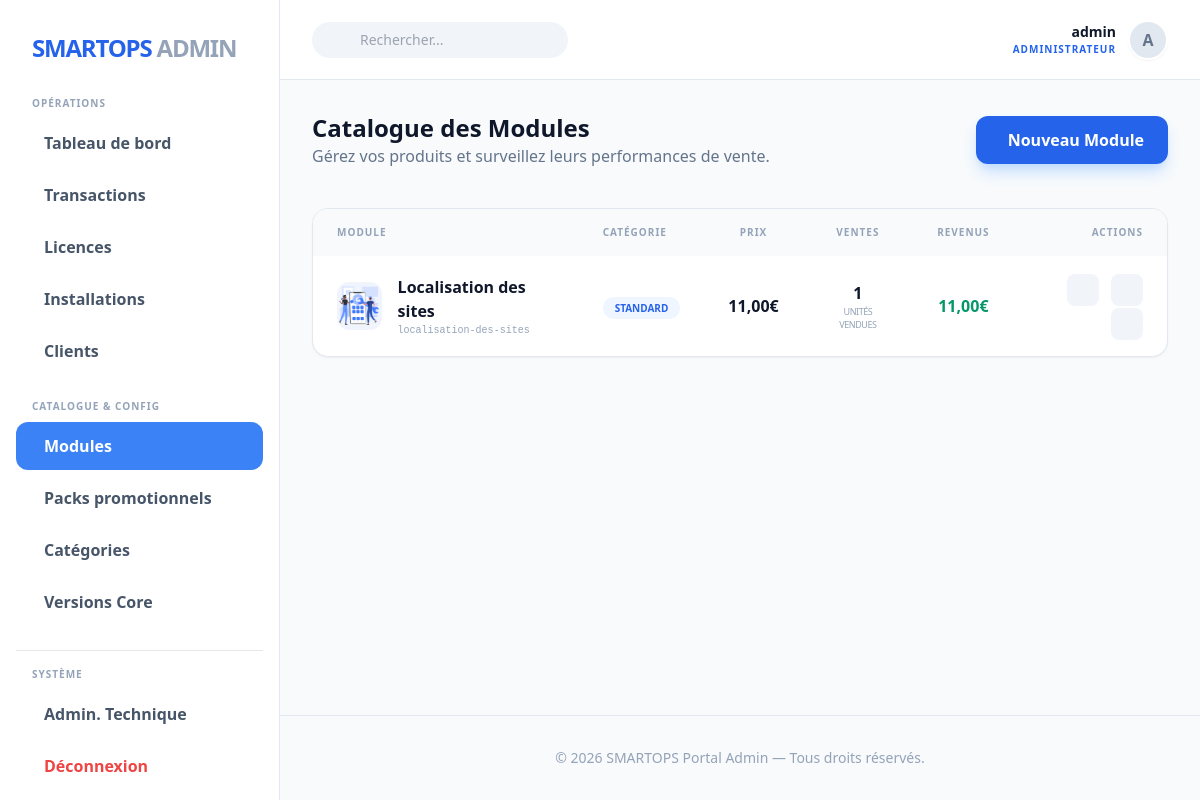
/fr/backoffice/modules/ (signed in), run on the app's committed database.
### users/models.py (models this page shows, shortened)
class User(AbstractUser):
    LANGUAGES = [
        ('fr', 'Français'),
        ('en', 'English'),
    ]
    language_preference = models.CharField(
        max_length=5,
        choices=LANGUAGES,
        default='fr',
        verbose_name="Langue préférée"
    )
    is_client = models.BooleanField(
        default=True,
        verbose_name="Est un client"
    )

### catalog/models.py (models this page shows, shortened)
class Module(models.Model):
    name = models.CharField(max_length=255, verbose_name="Nom du module")
    slug = models.SlugField(max_length=255, unique=True, help_text="Slug pour l'URL")
    category = models.ForeignKey(
        Category,
        on_delete=models.SET_NULL,
        null=True,
        related_name="modules",
        verbose_name="Catégorie"
    )
    short_description = models.TextField(
        max_length=500,
        verbose_name="Description courte",
        help_text="Affichée sur les cartes du catalogue."
    )
    description = models.TextField(verbose_name="Description complète")
    featured_image = models.ImageField(
        upload_to='modules/featured/',
        null=True,
        blank=True,
        verbose_name="Image de mise en avant"
    )
    price = models.DecimalField(
        max_digits=10,
        decimal_places=2,
        verbose_name="Prix (Paiement unique)"
    )
    is_active = models.BooleanField(default=True, verbose_name="Actif")
    created_at = models.DateTimeField(auto_now_add=True)
    updated_at = models.DateTimeField(auto_now=True)
    class Meta:
        verbose_name = "Module"
        verbose_name_plural = "Modules"

class Category(models.Model):
    name = models.CharField(max_length=100, verbose_name="Nom")
    slug = models.SlugField(max_length=100, unique=True, help_text="Slug unique pour la catégorie")
    icon = models.CharField(max_length=50, help_text="Emoji ou nom d'icône Lucide", default="📦")
    class Meta:
        verbose_name = "Catégorie"
        verbose_name_plural = "Catégories"

### backoffice/views.py (the view)
# urls.py: path('modules/', views.module_list, name='module_list'),
@user_passes_test(is_admin)
def module_list(request):
    modules = Module.objects.all().annotate(
        sales_count=Count('orderitem', filter=Q(orderitem__order__status='completed')),
        total_revenue=Sum('orderitem__price_at_purchase', filter=Q(orderitem__order__status='completed'))
    )
    context = {
        'modules': modules,
        'admin_name': request.user.username
    }
    return render(request, 'backoffice/modules.html', context)

### backoffice/views.py (called while the page is built)
def is_admin(user):
    return user.is_superuser

### templates/backoffice/modules.html (shortened to what this page needs)
{% extends "backoffice/base_backoffice.html" %}
{% load i18n %}
{% block content %}
<div class="mb-10 flex justify-between items-center">
    <div>
        <h2 class="text-2xl font-black text-slate-900">Catalogue des Modules</h2>
        <p class="text-slate-500">Gérez vos produits et surveillez leurs performances de vente.</p>
    </div>
    <a href="{% url 'backoffice:module_create' %}" class="bg-blue-600 text-white px-6 py-3 rounded-xl font-bold flex items-center gap-2 hover:bg-blue-700 shadow-lg shadow-blue-200 transition">
        Nouveau Module
    </a>
</div>
<div class="bg-white rounded-2xl border border-slate-200 shadow-sm overflow-hidden">
    <div class="overflow-x-auto">
        <table class="w-full text-left">
            <thead>
                <tr class="bg-slate-50 text-[10px] uppercase tracking-widest text-slate-400 font-black">
                    <th class="px-6 py-4">Module</th>
                    <th class="px-6 py-4">Catégorie</th>
                    <th class="px-6 py-4 text-center">Prix</th>
                    <th class="px-6 py-4 text-center">Ventes</th>
                    <th class="px-6 py-4 text-center">Revenus</th>
                    <th class="px-6 py-4 text-right">Actions</th>
                </tr>
            </thead>
            <tbody class="divide-y divide-slate-100">
                {% for module in modules %}
                <tr class="hover:bg-slate-50 transition">
                    <td class="px-6 py-4">
                        <div class="flex items-center gap-4">
                            <div class="h-12 w-12 rounded-xl bg-slate-100 flex items-center justify-center text-xl overflow-hidden border border-slate-100">
                                {% if module.featured_image %}
                                    <img src="{{ module.featured_image.url }}" class="w-full h-full object-cover">
                                {% else %}
                                    📦
                                {% endif %}
                            </div>
                            <div>
                                <p class="font-bold text-slate-900">{{ module.name }}</p>
                                <p class="text-[10px] text-slate-400 font-mono">{{ module.slug }}</p>
                            </div>
                        </div>
                    </td>
                    <td class="px-6 py-4">
                        <span class="px-3 py-1 bg-blue-50 text-blue-600 rounded-full text-[10px] font-black uppercase">
                            {{ module.category.name|default:"Général" }}
                        </span>
                    </td>
                    <td class="px-6 py-4 text-center font-bold text-slate-900">
                        {{ module.price|floatformat:2 }}€
                    </td>
                    <td class="px-6 py-4 text-center">
                        <div class="flex flex-col items-center">
                            <span class="font-black text-slate-900">{{ module.sales_count }}</span>
                            <span class="text-[9px] text-slate-400 uppercase tracking-tighter">unités vendues</span>
                        </div>
                    </td>
                    <td class="px-6 py-4 text-center">
                        <span class="font-black text-emerald-600">{{ module.total_revenue|default:0|floatformat:2 }}€</span>
                    </td>
                    <td class="px-6 py-4 text-right space-x-2">
                        <a href="{% url 'backoffice:module_edit' module.id %}" class="inline-flex h-8 w-8 rounded-lg bg-slate-100 text-slate-500 hover:bg-blue-600 hover:text-white transition items-center justify-center" title="Modifier le contenu">
                        </a>
                        <a href="{% url 'backoffice:module_delete' module.id %}" class="inline-flex h-8 w-8 rounded-lg bg-slate-100 text-slate-500 hover:bg-red-600 hover:text-white transition items-center justify-center" title="Supprimer">
                        </a>
                        <button class="inline-flex h-8 w-8 rounded-lg bg-slate-100 text-slate-500 hover:bg-emerald-600 hover:text-white transition items-center justify-center" title="Détail des ventes">
                        </button>
                    </td>
                </tr>
                {% empty %}
                <tr>
                    <td colspan="6" class="px-6 py-10 text-center text-slate-400 italic">Aucun module trouvé dans le catalogue.</td>
                </tr>
                {% endfor %}
            </tbody>
        </table>
    </div>
</div>
{% endblock %}

### templates/backoffice/base_backoffice.html (shortened to what this page needs)
{% load static i18n %}
<!DOCTYPE html>
<html lang="fr">
<head>
    <script src="https://cdn.tailwindcss.com"></script>
    <link rel="stylesheet" href="https://maxst.icons8.com/vue-static/landings/line-awesome/line-awesome/1.3.0/css/line-awesome.min.css">
</head>
<body class="bg-slate-50 text-slate-900 font-sans">
    <div class="flex">
        <aside class="dashboard-sidebar h-screen sticky top-0 bg-white border-r border-slate-200 overflow-y-auto">
            <div class="p-8">
                <a href="{% url 'backoffice:index' %}" class="flex items-center gap-3">
                    <span class="text-2xl font-black text-blue-600 tracking-tighter">SMARTOPS <span class="text-slate-400">ADMIN</span></span>
                </a>
            </div>
            <nav class="px-4 pb-4">
                <div class="px-4 mb-2 text-[10px] uppercase tracking-widest text-slate-400 font-black">Opérations</div>
                <ul class="space-y-1 mb-6">
                    <li>
                        <a href="{% url 'backoffice:index' %}" class="flex items-center gap-3 px-4 py-3 text-slate-600 rounded-xl hover:bg-blue-50 hover:text-blue-600 transition group ">
                            <span class="font-bold">Tableau de bord</span>
                        </a>
                    </li>
                    <li>
                        <a href="{% url 'backoffice:order_list' %}" class="flex items-center gap-3 px-4 py-3 text-slate-600 rounded-xl hover:bg-blue-50 hover:text-blue-600 transition ">
                            <span class="font-bold">Transactions</span>
                        </a>
                    </li>
                    <li>
                        <a href="{% url 'backoffice:license_list' %}" class="flex items-center gap-3 px-4 py-3 text-slate-600 rounded-xl hover:bg-blue-50 hover:text-blue-600 transition ">
                            <span class="font-bold">Licences</span>
                        </a>
                    </li>
                    <li>
                        <a href="{% url 'backoffice:installation_list' %}" class="flex items-center gap-3 px-4 py-3 text-slate-600 rounded-xl hover:bg-blue-50 hover:text-blue-600 transition ">
                            <span class="font-bold">Installations</span>
                        </a>
                    </li>
                    <li>
                        <a href="{% url 'backoffice:user_list' %}" class="flex items-center gap-3 px-4 py-3 text-slate-600 rounded-xl hover:bg-blue-50 hover:text-blue-600 transition ">
                            <span class="font-bold">Clients</span>
                        </a>
                    </li>
                </ul>
                <div class="px-4 mb-2 text-[10px] uppercase tracking-widest text-slate-400 font-black">Catalogue & Config</div>
                <ul class="space-y-1 mb-6">
                    <li>
                        <a href="{% url 'backoffice:module_list' %}" class="flex items-center gap-3 px-4 py-3 text-slate-600 rounded-xl hover:bg-blue-50 hover:text-blue-600 transition {% if request.resolver_match.url_name == 'module_list' %}sidebar-active{% endif %}">
                            <span class="font-bold">Modules</span>
                        </a>
                    </li>
                    <li>
                        <a href="{% url 'backoffice:bundle_list' %}" class="flex items-center gap-3 px-4 py-3 text-slate-600 rounded-xl hover:bg-blue-50 hover:text-blue-600 transition ">
                            <span class="font-bold">Packs promotionnels</span>
                        </a>
                    </li>
                    <li>
                        <a href="{% url 'backoffice:category_list' %}" class="flex items-center gap-3 px-4 py-3 text-slate-600 rounded-xl hover:bg-blue-50 hover:text-blue-600 transition ">
                            <span class="font-bold">Catégories</span>
                        </a>
                    </li>
                    <li>
                        <a href="{% url 'backoffice:core_version_list' %}" class="flex items-center gap-3 px-4 py-3 text-slate-600 rounded-xl hover:bg-blue-50 hover:text-blue-600 transition ">
                            <span class="font-bold">Versions Core</span>
                        </a>
                    </li>
                </ul>
                <div class="px-4 mb-2 text-[10px] uppercase tracking-widest text-slate-400 font-black border-t pt-4">Système</div>
                <ul class="space-y-1">
                    <li>
                        <a href="/django-admin/" target="_blank" class="flex items-center gap-3 px-4 py-3 text-slate-600 rounded-xl hover:bg-blue-50 hover:text-blue-600 transition">
                            <span class="font-bold">Admin. Technique</span>
                        </a>
                    </li>
                    <li>
                        <a href="{% url 'account_logout' %}" class="flex items-center gap-3 px-4 py-3 text-red-500 rounded-xl hover:bg-red-50 transition">
                            <span class="font-bold">Déconnexion</span>
                        </a>
                    </li>
                </ul>
            </nav>
        </aside>
        <main class="dashboard-body flex flex-col">
            <header class="h-20 bg-white border-b border-slate-200 px-8 flex items-center justify-between">
                <div class="flex items-center gap-4">
                    <div class="relative hidden md:block">
                        <input type="text" placeholder="Rechercher..." class="pl-12 pr-4 py-2 bg-slate-100 border-none rounded-full text-sm focus:ring-2 focus:ring-blue-500 w-64 transition">
                    </div>
                </div>
                <div class="flex items-center gap-6">
                    <div class="flex items-center gap-3">
                        <div class="text-right">
                            <p class="text-sm font-bold text-slate-900">{{ admin_name }}</p>
                            <p class="text-[10px] font-bold text-blue-600 uppercase tracking-widest">Administrateur</p>
                        </div>
                        <div class="h-10 w-10 rounded-full bg-slate-200 flex items-center justify-center text-slate-500 font-bold border-2 border-white shadow-sm">
                            {{ admin_name|slice:":1"|upper }}
                        </div>
                    </div>
                </div>
            </header>
            <div class="p-8">
                {% block content %}{% endblock %}
            </div>
            <footer class="mt-auto p-8 border-t border-slate-200 text-sm text-slate-400 text-center">
                &copy; 2026 SMARTOPS Portal Admin — Tous droits réservés.
            </footer>
        </main>
    </div>
</body>
</html>

### templates/backoffice/base_backoffice.html (style rules this page uses)
.sidebar-active { background: #3b82f6; color: white !important; }
.dashboard-sidebar { width: 280px; transition: all 0.3s; }
.dashboard-body { flex: 1; min-height: 100vh; background: #f8fafc; }

### data on the page
User: username "admin", username "A"
Module: featured_image (picture), name "Localisation des sites", slug "localisation-des-sites", category.name "STANDARD", price "11,00", sales_count "1", total_revenue "11,00"
